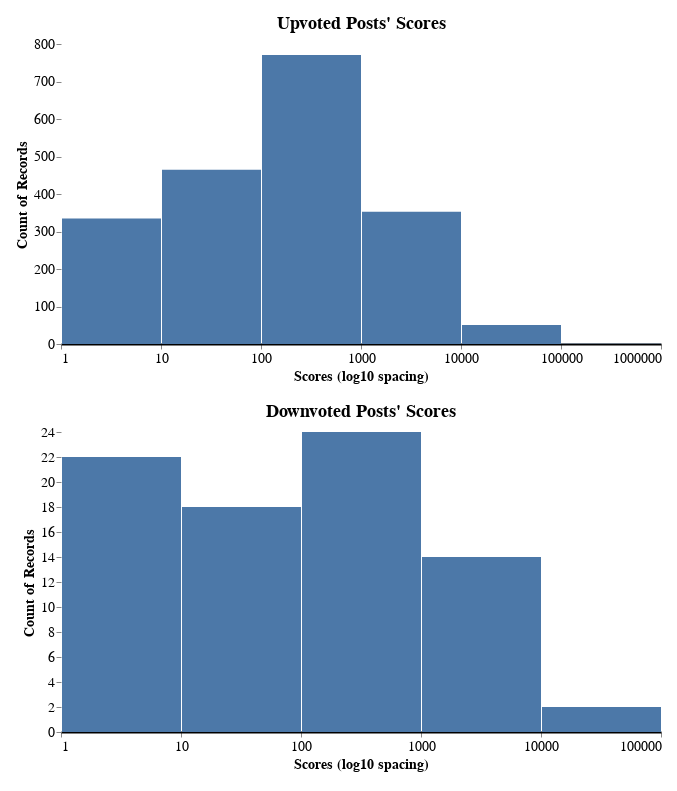

This figure's notebook cell:
### Markdown cell above
### Visualization

For better visualization I will use a log scale for the histograms.

### Code cell
scores_df = pd.concat([post_votes_df[["Score", "MyVote"]], comment_votes_df[["Score", "MyVote"]]]).dropna().reset_index(drop=True)
scores_logged = scores_df.copy()
scores_logged["Score"] = scores_df["Score"].map(lambda x: np.log10(x) if x > 0 else 0)

upvoted_posts_chart = alt.Chart(scores_logged[scores_logged["MyVote"] > 0]).mark_bar().encode(
    x=alt.X("Score:Q", title="Scores (log10 spacing)", axis=alt.Axis(labelExpr="pow(10, datum.value)")).bin(minstep=1),
    y=alt.Y("count()"),
    tooltip=["count()"] 
).properties(
    title="Upvoted Posts' Scores",
    width=600,
    height=300,
)

downvoted_posts_chart = alt.Chart(scores_logged[scores_logged["MyVote"] < 0]).mark_bar().encode(
    x=alt.X("Score:Q", title="Scores (log10 spacing)", axis=alt.Axis(labelExpr="pow(10, datum.value)")).bin(minstep=1),
    y=alt.Y("count()"),
    tooltip=["count()"] 
).properties(
    title="Downvoted Posts' Scores",
    width=600,
    height=300,
)

(upvoted_posts_chart & downvoted_posts_chart).configure(
    padding={"left": 15, "right": 15, "top": 15, "bottom": 20},
    title={"fontSize": 18},
).configure_view(
    stroke=None,
).configure_axisX(
    labelFontSize=14,
    titleFontSize=14,
    grid=False,  # Remove the grid
    domainWidth=2,  # Set the width of the axis line
    domainColor="#000"  # Set the color of the axis line
).configure_axisY(
    labelFontSize=14,
    titleFontSize=14,
    grid=False,  # Remove the grid
    domain=False,  # Remove the axis line
)

### Figure 1 — Vega-Lite specification as saved in the notebook (floating-point values rounded to 4 significant figures; data arrays with more than 128 entries replaced by an {"elided": "..."} marker saying what was removed)
{"config": {"view": {"continuousWidth": 300, "continuousHeight": 300, "stroke": null}, "axisX": {"domainColor": "#000", "domainWidth": 2, "grid": false, "labelFontSize": 14, "titleFontSize": 14}, "axisY": {"domain": false, "grid": false, "labelFontSize": 14, "titleFontSize": 14}, "padding": {"left": 15, "right": 15, "top": 15, "bottom": 20}, "title": {"fontSize": 18}}, "vconcat": [{"data": {"name": "data-22d6d6180c8290939e09fc270a47bb9c"}, "mark": {"type": "bar"}, "encoding": {"tooltip": [{"aggregate": "count", "type": "quantitative"}], "x": {"axis": {"labelExpr": "pow(10, datum.value)"}, "bin": {"minstep": 1}, "field": "Score", "title": "Scores (log10 spacing)", "type": "quantitative"}, "y": {"aggregate": "count", "type": "quantitative"}}, "height": 300, "title": "Upvoted Posts' Scores", "width": 600}, {"data": {"name": "data-65d4c733244e3f3bed042e755dd7f5de"}, "mark": {"type": "bar"}, "encoding": {"tooltip": [{"aggregate": "count", "type": "quantitative"}], "x": {"axis": {"labelExpr": "pow(10, datum.value)"}, "bin": {"minstep": 1}, "field": "Score", "title": "Scores (log10 spacing)", "type": "quantitative"}, "y": {"aggregate": "count", "type": "quantitative"}}, "height": 300, "title": "Downvoted Posts' Scores", "width": 600}], "$schema": "https://vega.github.io/schema/vega-lite/v5.15.1.json", "datasets": {"data-22d6d6180c8290939e09fc270a47bb9c": {"elided": "1976 records"}, "data-65d4c733244e3f3bed042e755dd7f5de": [{"Score": 0.0, "MyVote": -1.0}, {"Score": 0.301, "MyVote": -1.0}, {"Score": 2.812, "MyVote": -1.0}, {"Score": 2.846, "MyVote": -1.0}, {"Score": 2.286, "MyVote": -1.0}, {"Score": 2.373, "MyVote": -1.0}, {"Score": 2.695, "MyVote": -1.0}, {"Score": 0.0, "MyVote": -1.0}, {"Score": 0.0, "MyVote": -1.0}, {"Score": 0.0, "MyVote": -1.0}, {"Score": 0.0, "MyVote": -1.0}, {"Score": 3.258, "MyVote": -1.0}, {"Score": 3.27, "MyVote": -1.0}, {"Score": 0.0, "MyVote": -1.0}, {"Score": 2.029, "MyVote": -1.0}, {"Score": 1.342, "MyVote": -1.0}, {"Score": 1.255, "MyVote": -1.0}, {"Score": 2.004, "MyVote": -1.0}, {"Score": 2.342, "MyVote": -1.0}, {"Score": 1.806, "MyVote": -1.0}, {"Score": 2.667, "MyVote": -1.0}, {"Score": 2.627, "MyVote": -1.0}, {"Score": 2.217, "MyVote": -1.0}, {"Score": 1.415, "MyVote": -1.0}, {"Score": 3.141, "MyVote": -1.0}, {"Score": 2.358, "MyVote": -1.0}, {"Score": 2.607, "MyVote": -1.0}, {"Score": 2.751, "MyVote": -1.0}, {"Score": 1.079, "MyVote": -1.0}, {"Score": 2.554, "MyVote": -1.0}, {"Score": 2.708, "MyVote": -1.0}, {"Score": 1.255, "MyVote": -1.0}, {"Score": 1.146, "MyVote": -1.0}, {"Score": 3.488, "MyVote": -1.0}, {"Score": 0.301, "MyVote": -1.0}, {"Score": 2.31, "MyVote": -1.0}, {"Score": 3.118, "MyVote": -1.0}, {"Score": 4.147, "MyVote": -1.0}, {"Score": 2.591, "MyVote": -1.0}, {"Score": 2.561, "MyVote": -1.0}, {"Score": 0.0, "MyVote": -1.0}, {"Score": 3.354, "MyVote": -1.0}, {"Score": 3.511, "MyVote": -1.0}, {"Score": 1.447, "MyVote": -1.0}, {"Score": 3.695, "MyVote": -1.0}, {"Score": 0.0, "MyVote": -1.0}, {"Score": 1.415, "MyVote": -1.0}, {"Score": 1.863, "MyVote": -1.0}, {"Score": 0.0, "MyVote": -1.0}, {"Score": 3.158, "MyVote": -1.0}, {"Score": 0.0, "MyVote": -1.0}, {"Score": 3.379, "MyVote": -1.0}, {"Score": 2.111, "MyVote": -1.0}, {"Score": 0.0, "MyVote": -1.0}, {"Score": 3.328, "MyVote": -1.0}, {"Score": 0.0, "MyVote": -1.0}, {"Score": 4.746, "MyVote": -1.0}, {"Score": 2.316, "MyVote": -1.0}, {"Score": 3.772, "MyVote": -1.0}, {"Score": 0.301, "MyVote": -1.0}, {"Score": 1.362, "MyVote": -1.0}, {"Score": 0.0, "MyVote": -1.0}, {"Score": 1.176, "MyVote": -1.0}, {"Score": 1.114, "MyVote": -1.0}, {"Score": 1.204, "MyVote": -1.0}, {"Score": 2.496, "MyVote": -1.0}, {"Score": 2.486, "MyVote": -1.0}, {"Score": 1.716, "MyVote": -1.0}, {"Score": 0.0, "MyVote": -1.0}, {"Score": 3.864, "MyVote": -1.0}, {"Score": 2.914, "MyVote": -1.0}, {"Score": 3.609, "MyVote": -1.0}, {"Score": 1.079, "MyVote": -1.0}, {"Score": 1.964, "MyVote": -1.0}, {"Score": 0.4771, "MyVote": -1.0}, {"Score": 0.301, "MyVote": -1.0}, {"Score": 0.0, "MyVote": -1.0}, {"Score": 0.0, "MyVote": -1.0}, {"Score": 0.301, "MyVote": -1.0}, {"Score": 1.756, "MyVote": -1.0}]}}
